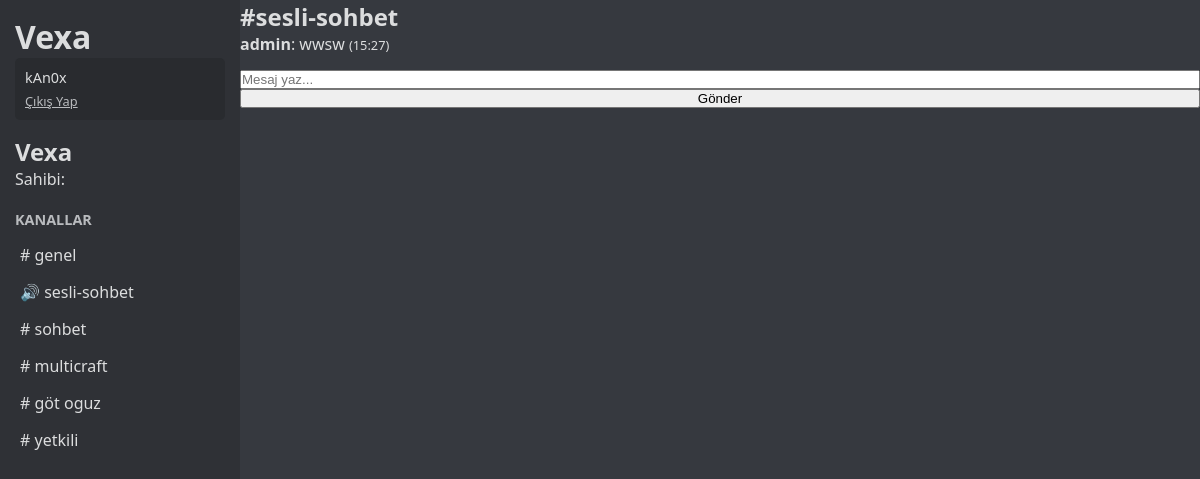
Screenshot of /server/u83mnrig/channel/ses (signed in) with the database file from the repository.
### tables this page shows
CREATE TABLE servers (
                id TEXT PRIMARY KEY,
                name TEXT NOT NULL,
                owner_id INTEGER NOT NULL,
                FOREIGN KEY (owner_id) REFERENCES users (id)
            );

CREATE TABLE channels (
                id TEXT PRIMARY KEY,
                name TEXT NOT NULL,
                type TEXT NOT NULL,
                server_id TEXT NOT NULL,
                FOREIGN KEY (server_id) REFERENCES servers (id)
            );

CREATE TABLE messages (
                id TEXT PRIMARY KEY,
                content TEXT NOT NULL,
                user_id INTEGER NOT NULL,
                channel_id TEXT NOT NULL,
                timestamp DATETIME DEFAULT CURRENT_TIMESTAMP,
                FOREIGN KEY (user_id) REFERENCES users (id),
                FOREIGN KEY (channel_id) REFERENCES channels (id)
            );

CREATE TABLE users (
                id INTEGER PRIMARY KEY AUTOINCREMENT,
                username TEXT UNIQUE NOT NULL,
                password TEXT NOT NULL,
                created_at TIMESTAMP DEFAULT CURRENT_TIMESTAMP
            );

### vexachat.py (the view, shortened to what this page needs)
@app.route('/server/<server_id>/channel/<channel_id>')
def channel(server_id, channel_id):
    if 'user_id' not in session:
        return redirect(url_for('login'))
    db = get_db()
    try:
        server = db.execute(
            'SELECT id, name, owner_id FROM servers WHERE id = ?', (server_id,)
        ).fetchone()
        if not server:
            return redirect(url_for('home'))
        is_member = False
        if session['user_id'] == server['owner_id']:
            is_member = True
        if not is_member:
            flash('Bu sunucuya erişim izniniz yok')
            return redirect(url_for('home'))
        channels = db.execute(
            'SELECT id, name, type FROM channels WHERE server_id = ?', (server_id,)
        ).fetchall()
        current_channel = db.execute(
            'SELECT id, name, type FROM channels WHERE id = ? AND server_id = ?',
            (channel_id, server_id)
        ).fetchone()
        if not current_channel:
            return redirect(url_for('server', server_id=server_id))
        messages = db.execute('''
            SELECT m.content, m.timestamp, u.username
            FROM messages m
            JOIN users u ON m.user_id = u.id
            WHERE m.channel_id = ?
            ORDER BY m.timestamp DESC
            LIMIT 50
        ''', (channel_id,)).fetchall()
        return render_template('channel.html',
                               server=dict(server),
                               server_id=server_id,
                               channels=[dict(ch) for ch in channels],
                               current_channel=dict(current_channel),
                               messages=list(reversed(messages)))
    finally:
        db.close()

### vexachat.py (called while the page is built)
def get_db():
    db = sqlite3.connect(app.config['DATABASE'])
    db.row_factory = sqlite3.Row
    return db

@app.template_filter('format_time')
def format_time_filter(timestamp):
    if isinstance(timestamp, str):
        try:
            dt = datetime.fromisoformat(timestamp)
            return dt.strftime('%H:%M')
        except ValueError:
            return timestamp
    elif isinstance(timestamp, datetime):
        return timestamp.strftime('%H:%M')
    return str(timestamp)

### Templates/channel.html (shortened to what this page needs)
<!DOCTYPE html>
<html>
<head>
    <link rel="stylesheet" href="{{ url_for('static', filename='style.css') }}">
</head>
<body>
    <div class="app-container">
        <div class="sidebar">
            <h1>Vexa</h1>
            <div class="user-info">
                {{ session['username'] }}
                <a href="{{ url_for('logout') }}">Çıkış Yap</a>
            </div>
            <div class="server-info">
                <h2>{{ server['name'] }}</h2>
                <p>Sahibi: {{ server['owner'] }}</p>
            </div>
            <div class="channel-list">
                <h3>Kanallar</h3>
                <ul>
                    {% for channel in channels %}
                    <li>
                        <a href="{{ url_for('channel', server_id=server['id'], channel_id=channel['id']) }}">
                            {% if channel['type'] == 'voice' %}🔊{% else %}#{% endif %}
                            {{ channel['name'] }}
                        </a>
                    </li>
                    {% endfor %}
                </ul>
            </div>
        </div>
        <div class="main-content">
            <h2>#{{ current_channel['name'] }}</h2>
            <div id="message-list" class="messages">
                {% for message in messages %}
                <div class="message">
                    <strong>{{ message['username'] }}</strong>: {{ message['content'] }} <span style="font-size: 0.8em;">({{ message['timestamp']|format_time }})</span>
                </div>
                {% endfor %}
            </div>
            <input id="message-input" type="text" placeholder="Mesaj yaz..." autocomplete="off">
            <button id="send-btn">Gönder</button>
        </div>
    </div>
</body>
</html>

### static/style.css (style rules this page uses)
:root { --primary-color: #5865f2; --secondary-color: #4752c4; --background-color: #36393f; --surface-color: #2f3136; --text-color: #dcddde; --text-secondary: #b9bbbe; }
* { box-sizing: border-box; margin: 0; padding: 0; }
body { font-family: 'Segoe UI', 'Roboto', sans-serif; background-color: var(--background-color); color: var(--text-color); height: 100vh; overflow: hidden; }
.app-container { display: flex; height: 100%; }
.sidebar { width: 240px; background-color: var(--surface-color); padding: 15px; overflow-y: auto; }
.user-info { padding: 10px; background-color: #292b2f; border-radius: 5px; margin-bottom: 15px; font-size: 0.9rem; }
.user-info a { color: var(--text-secondary); font-size: 0.8rem; display: block; margin-top: 5px; }
.server-list, .channel-list { margin-top: 20px; }
.server-list h3, .channel-list h3 { color: var(--text-secondary); font-size: 0.9rem; margin-bottom: 10px; text-transform: uppercase; }
.server-list ul, .channel-list ul { list-style: none; }
.server-list li, .channel-list li { margin-bottom: 5px; }
.channel-list a { color: inherit; text-decoration: none; display: block; padding: 5px; border-radius: 3px; }
.main-content { flex: 1; display: flex; flex-direction: column; overflow: hidden; }
.message { margin-bottom: 15px; word-break: break-word; }

### rows the page displays
servers: name "Vexa"
channels: name "genel"
channels: name "sesli-sohbet"
channels: name "sohbet"
channels: name "multicraft"
channels: name "göt oguz"
channels: name "yetkili"
messages: username "admin", content "wwsw", timestamp "15:27"

### other values shown
{{ session['username'] }} "kAn0x"
